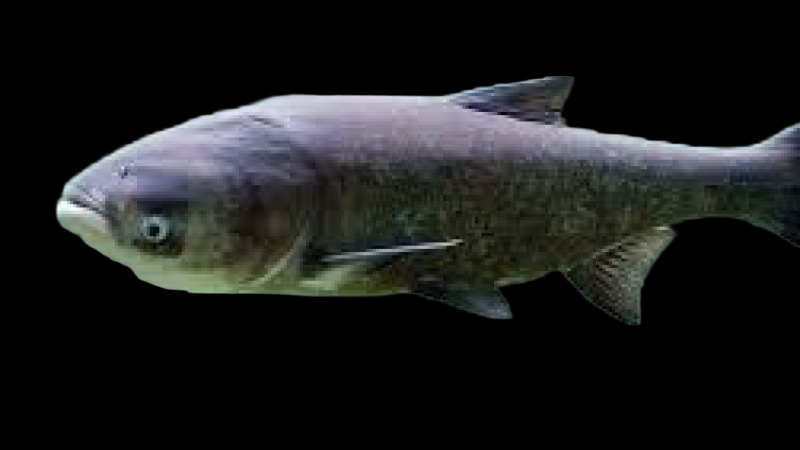
#> input picture FishDataset/processed/flipped_Big Head Carp 15_nobg.png, 800 x 450 px
$ python -i 2.py   (imports and definitions only)
#> lines starting #> are read from the running program, lines starting #| are printed output that depends on the picture; after the words box and inside, x2 and y2 are one past the last pixel; in counts of white or black regions, pixels touching at a corner belong together

"""
FISH BACKGROUND REMOVAL - Tách nền ảnh cá
Xử lý ảnh cá có nền phức tạp, con cá không nổi bật

Phương pháp:
1. U2Net Deep Learning (model pretrained tách nền tốt nhất)
2. GrabCut + Interactive Segmentation (backup cho ảnh khó)
3. Morphological Operations để làm sạch mask
"""

import cv2
import numpy as np
from pathlib import Path
import os
from rembg import remove
from PIL import Image
import io

# ====================
# PHƯƠNG PHÁP 1: U2Net (KHUYÊN DÙNG - TỐT NHẤT)
# ====================
# [81 lines left out: functions remove_background_u2net, remove_background_grabcut, not called in this run]


# ====================
# PHƯƠNG PHÁP 3: Adaptive Thresholding + Edge Detection
# ====================
def remove_background_adaptive(image_path, output_path):
    """
    Tách nền bằng Adaptive Thresholding kết hợp Edge Detection.
    Dùng cho ảnh có contrast tốt giữa cá và nền.

    Thuật toán:
    1. Convert sang grayscale
    2. Adaptive Thresholding để tạo binary mask
    3. Canny Edge Detection để refine boundary
    4. Morphological operations để fill holes
    """
#> called with output_path = 'out.png'
    print(f"[Adaptive] Đang xử lý: {image_path}")

    # Đọc ảnh
    img = cv2.imread(str(image_path))
#> img is the input picture: shape (450, 800, 3); mean B, G, R 27.6, 27.8, 26.7
    if img is None:
        raise ValueError(f"Không đọc được ảnh: {image_path}")

    h, w = img.shape[:2]
#> h = 450; w = 800

    # Convert sang grayscale
    gray = cv2.cvtColor(img, cv2.COLOR_BGR2GRAY)
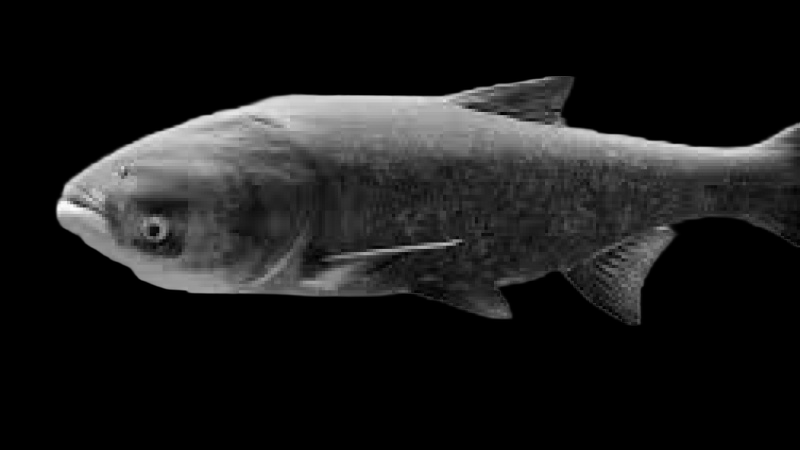
#> gray: shape (450, 800); min 0, max 252, mean 27.5

    # Adaptive Thresholding
    binary = cv2.adaptiveThreshold(
        gray, 255,
        cv2.ADAPTIVE_THRESH_GAUSSIAN_C,
        cv2.THRESH_BINARY,
        11, 2
    )
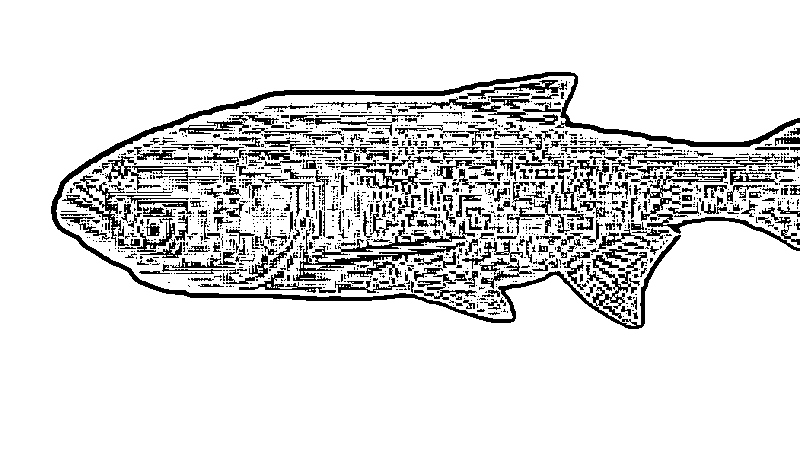
#> binary: shape (450, 800); 86.5% white; 1675 black regions (1314 under 20 px), largest, box (x1, y1, x2, y2) and area: (51, 72, 800, 329) 9428, (293, 220, 475, 281) 2473, (62, 175, 125, 246) 880

    # Canny Edge Detection
    edges = cv2.Canny(gray, 50, 150)
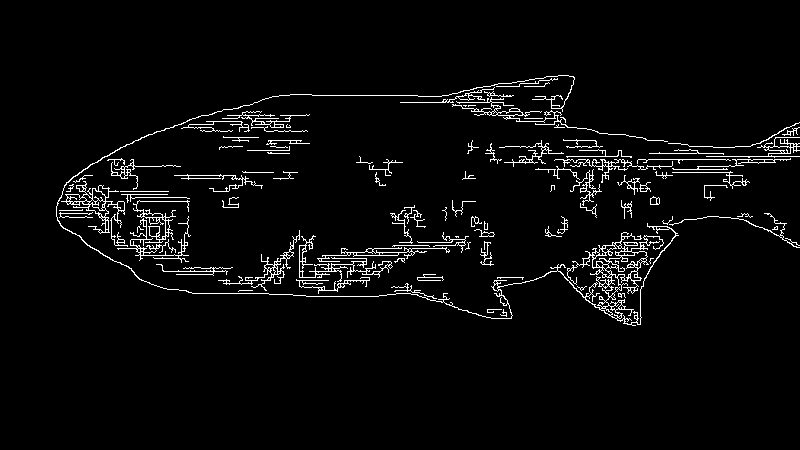
#> edges: shape (450, 800); 3.7% white in thin lines or dots, all inside (x1, y1, x2, y2) = (56, 75, 800, 326)

    # Kết hợp binary và edges
    combined = cv2.bitwise_or(binary, edges)
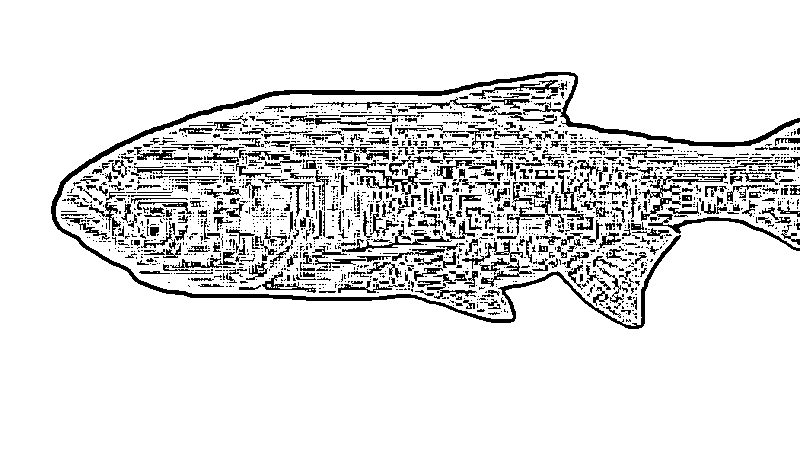
#> combined: shape (450, 800); 88% white; black in thin lines or dots, all inside (x1, y1, x2, y2) = (51, 72, 800, 329)

    # Morphological closing để fill holes
    kernel = cv2.getStructuringElement(cv2.MORPH_ELLIPSE, (7, 7))
    closed = cv2.morphologyEx(combined, cv2.MORPH_CLOSE, kernel, iterations=3)
#> closed: shape (450, 800); every value is 255

    # Flood fill từ corners để remove nền
    mask = closed.copy()
    cv2.floodFill(mask, None, (0, 0), 0)
#> mask: shape (450, 800); every value is 0
    cv2.floodFill(mask, None, (w-1, 0), 0)
    cv2.floodFill(mask, None, (0, h-1), 0)
    cv2.floodFill(mask, None, (w-1, h-1), 0)

    # Invert mask
    mask = cv2.bitwise_not(mask)
    mask = mask // 255  # Convert to 0/1
#> mask: shape (450, 800); every value is 1

    # Apply mask
    result = img * mask[:, :, np.newaxis]

    # Convert sang RGBA
    result_rgba = cv2.cvtColor(result, cv2.COLOR_BGR2BGRA)
    result_rgba[:, :, 3] = mask * 255

    cv2.imwrite(str(output_path), result_rgba)
    print(f"[Adaptive] ✓ Đã lưu: {output_path}")
    return output_path


# ====================
# AUTO PROCESSING - Xử lý toàn bộ thư mục
# ====================
# [53 lines left out: function process_all_images, not called in this run]


# ====================
# MAIN - Hướng dẫn sử dụng
# ====================
# [27 lines not run here, left out]

>>> result = remove_background_adaptive('FishDataset/processed/flipped_Big Head Carp 15_nobg.png', 'out.png')

$ run again, on FishDataset/processed/flipped_0131f276b0ecc68f40290e596bb8cc03_nobg.png
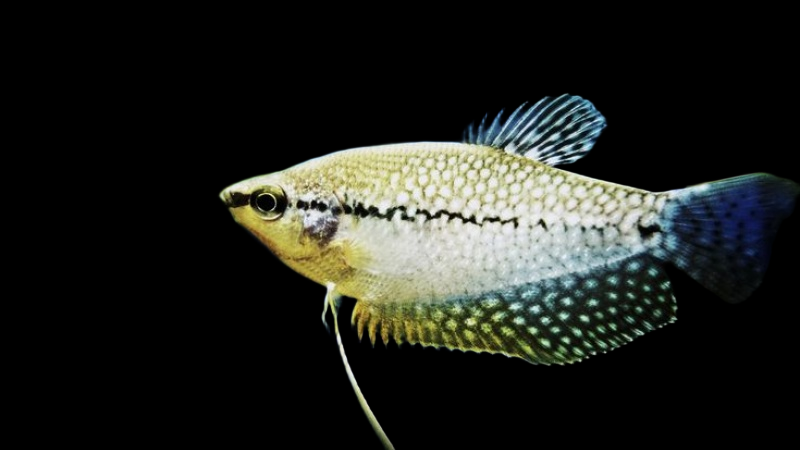
#> input picture FishDataset/processed/flipped_0131f276b0ecc68f40290e596bb8cc03_nobg.png, 800 x 450 px
#> in remove_background_adaptive, img is the input picture: shape (450, 800, 3); mean B, G, R 30.1, 34.7, 32.7
#> in remove_background_adaptive, `binary = cv2.adaptiveThreshold( gray, 255, cv2.ADAPTIVE_THRESH_GAUSSIA..`:
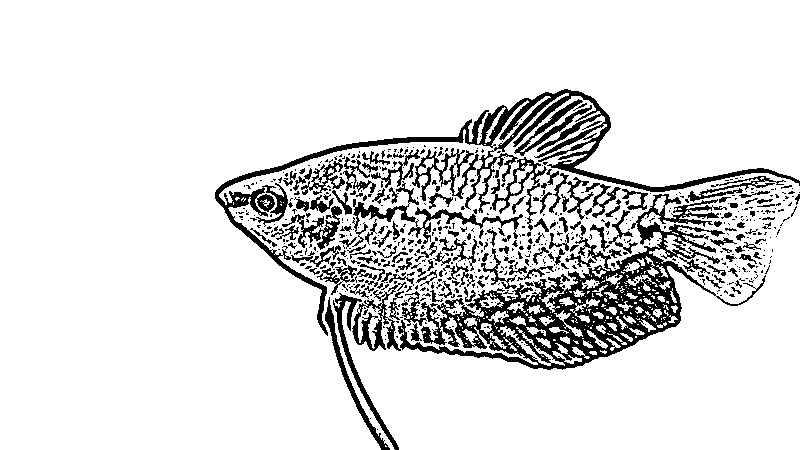
#> binary: shape (450, 800); 87.3% white; 690 black regions (534 under 20 px), largest, box (x1, y1, x2, y2) and area: (398, 194, 766, 370) 14919, (215, 89, 800, 336) 8786, (352, 181, 523, 247) 1559
#> edges: shape (450, 800); 5.9% white in thin lines or dots, all inside (x1, y1, x2, y2) = (219, 93, 799, 450)
#> in remove_background_adaptive, `combined = cv2.bitwise_or(binary, edges)`:
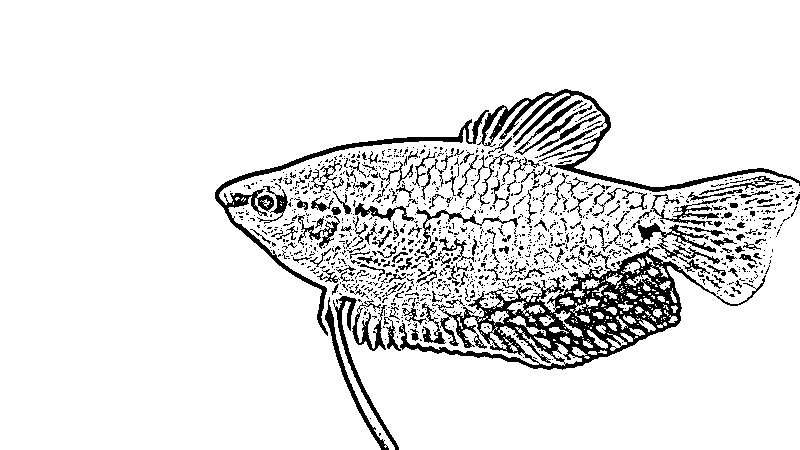
#> combined: shape (450, 800); 90% white; 1216 black regions (1029 under 20 px), largest, box (x1, y1, x2, y2) and area: (399, 246, 766, 370) 10793, (477, 89, 800, 192) 3275, (215, 110, 489, 336) 2812
#> closed: shape (450, 800); every value is 255

$ run again, on FishDataset/processed/flipped_07c1bd5b2761f874115f48f9426d08b0_nobg.png
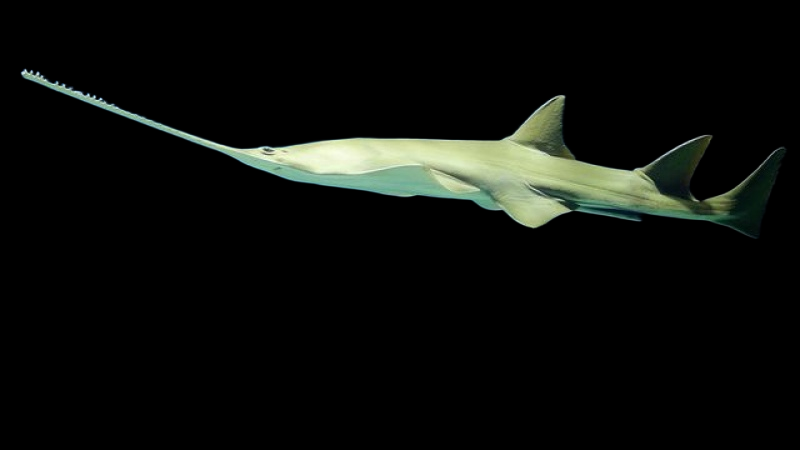
#> input picture FishDataset/processed/flipped_07c1bd5b2761f874115f48f9426d08b0_nobg.png, 800 x 450 px
#> in remove_background_adaptive, img is the input picture: shape (450, 800, 3); mean B, G, R 11, 13.9, 11.9
#> in remove_background_adaptive, `binary = cv2.adaptiveThreshold( gray, 255, cv2.ADAPTIVE_THRESH_GAUSSIA..`:
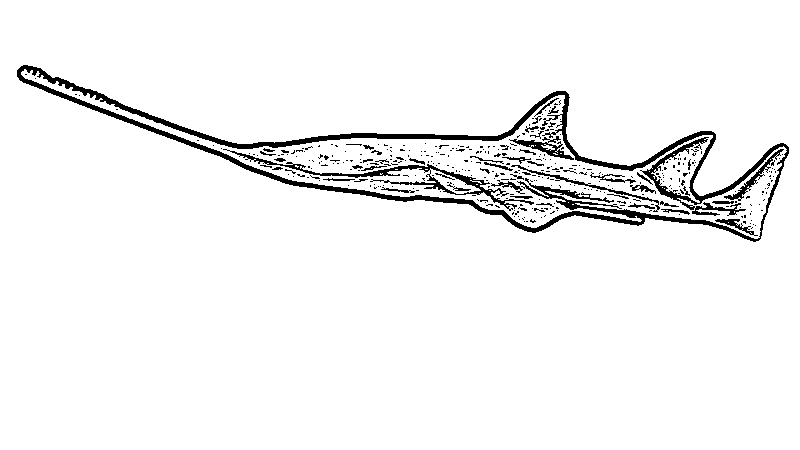
#> binary: shape (450, 800); 95.4% white; 385 black regions (337 under 20 px), largest, box (x1, y1, x2, y2) and area: (17, 65, 789, 242) 10549, (223, 149, 534, 211) 1560, (509, 136, 574, 160) 428
#> edges: shape (450, 800); 1.3% white in thin lines or dots, all inside (x1, y1, x2, y2) = (21, 69, 787, 239)
#> in remove_background_adaptive, `combined = cv2.bitwise_or(binary, edges)`:
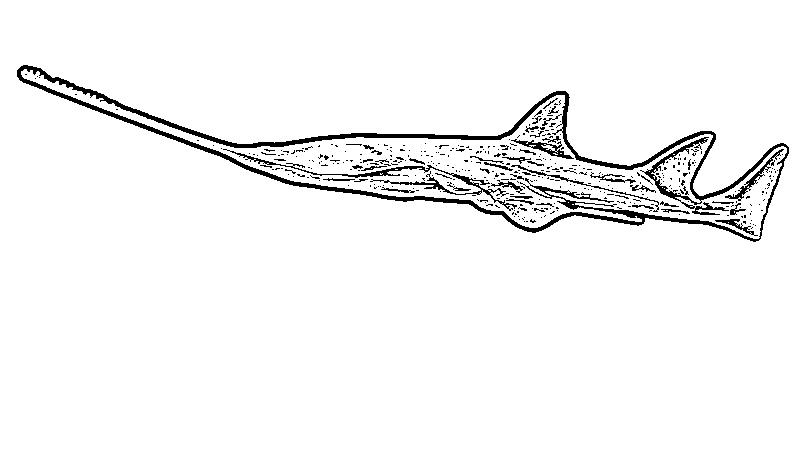
#> combined: shape (450, 800); 96% white; 417 black regions (371 under 20 px), largest, box (x1, y1, x2, y2) and area: (17, 65, 789, 242) 9020, (223, 149, 517, 211) 1195, (725, 149, 784, 201) 329
#> closed: shape (450, 800); every value is 255

$ run again, on FishDataset/processed/flipped_0ad1ffc1077d7cc74ff7e3bfc5230640_nobg.png
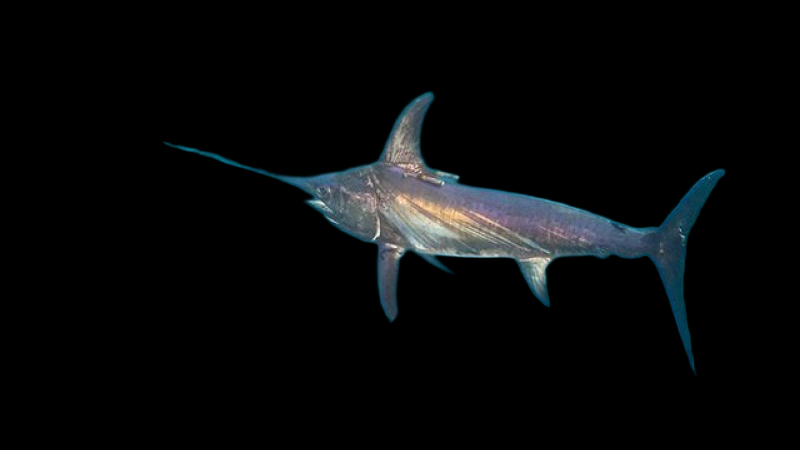
#> input picture FishDataset/processed/flipped_0ad1ffc1077d7cc74ff7e3bfc5230640_nobg.png, 800 x 450 px
#> in remove_background_adaptive, img is the input picture: shape (450, 800, 3); mean B, G, R 9.9, 9.2, 7.7
#> in remove_background_adaptive, `binary = cv2.adaptiveThreshold( gray, 255, cv2.ADAPTIVE_THRESH_GAUSSIA..`:
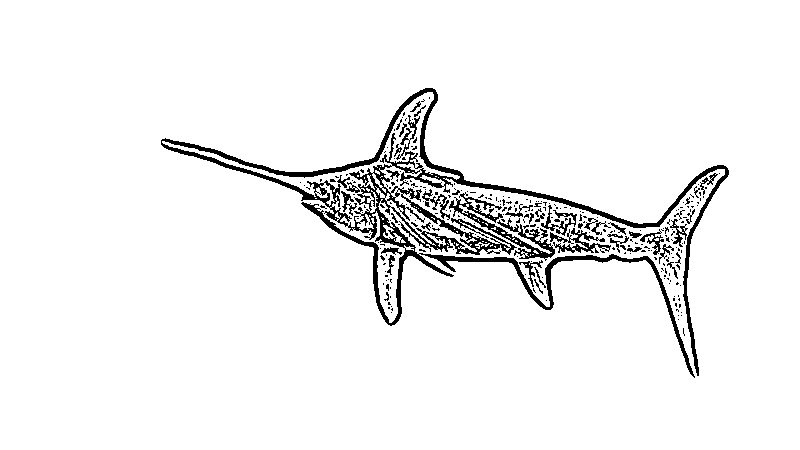
#> binary: shape (450, 800); 94.9% white; 274 black regions (230 under 20 px), largest, box (x1, y1, x2, y2) and area: (161, 88, 729, 378) 12743, (449, 192, 555, 261) 1432, (550, 228, 611, 253) 548
#> edges: shape (450, 800); 1.8% white in thin lines or dots, all inside (x1, y1, x2, y2) = (162, 91, 725, 376)
#> in remove_background_adaptive, `combined = cv2.bitwise_or(binary, edges)`:
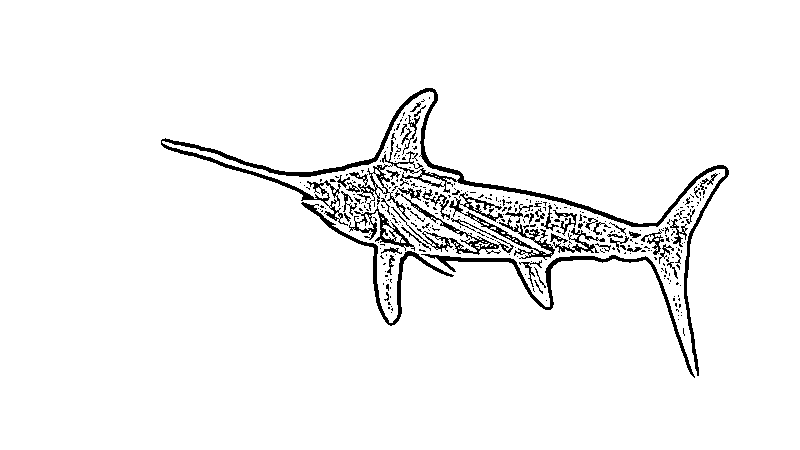
#> combined: shape (450, 800); 95.6% white; 341 black regions (287 under 20 px), largest, box (x1, y1, x2, y2) and area: (161, 88, 729, 376) 5665, (421, 254, 695, 378) 1627, (449, 192, 555, 260) 1209
#> closed: shape (450, 800); every value is 255
